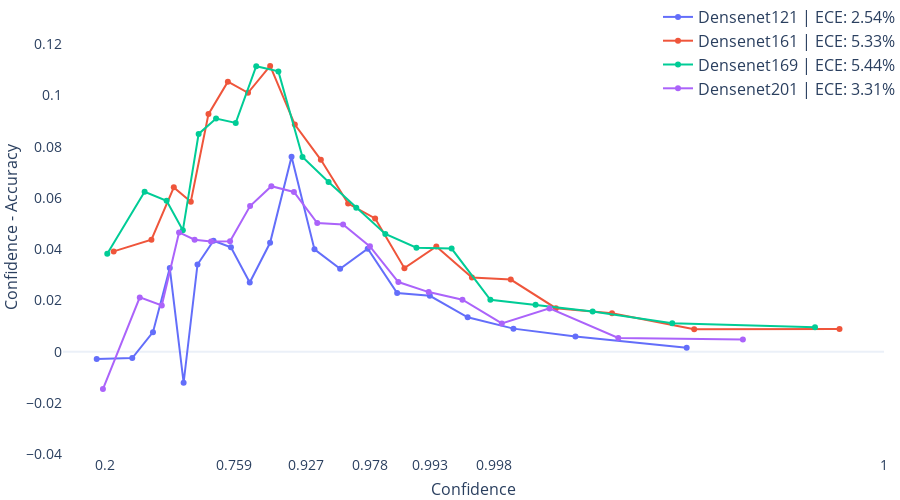

The notebook cell this image was saved under:
### Markdown cell above
### 2. Network comparison

### Code cell
prefix = "densenets_"
models = densenets
estimator = "sgd"

fig = go.Figure()
for model in models:
    try:
        data = get_data(model, "imagenet", estimator if estimator != "sgd" else "kfac", "calibration")
        confs = data["bnn_confs"] if estimator != "sgd" else data["confs"]
        accs = data["bnn_accs"] if estimator != "sgd" else data["accs"]
        aces = data["bnn_aces"] if estimator != "sgd" else data["aces"]
        acc = data["bnn_acc"] if estimator != "sgd" else data["acc"]
        ece = data["bnn_ece"] if estimator != "sgd" else data["ece"]
        fig.add_trace(go.Scatter(
                        mode="markers+lines",
                        name=f"{model.capitalize()} | ECE: {100 * ece:.2f}%",
                        x=logit(confs),
                        y=aces,
                        hovertext=[f"{100 * ace:.2f}%" for ace in aces],
                        hoverinfo="text+name",
                        visible="legendonly" if model in ["inception_v3", "googlenet"] else True))
    except FileNotFoundError:
        print(f"No data for {model} and estimator {estimator}.")

grid = False
visible = True
tickvals = [0.2, 0.759, 0.927, 0.978, 0.993, 0.998, 0.999999]
fig.update_layout(
    xaxis=dict(
        constrain="domain",
        zeroline=False,
        visible=visible,
        range=logit([0.1, 0.999999]),
        tickmode="array",
        tickvals=logit(tickvals),
        ticktext=[0.2, 0.759, 0.927, 0.978, 0.993, 0.998, 1],
        showgrid=grid,
        title="Confidence",
        titlefont_size=16,
        tickfont_size=14),
    yaxis=dict(
        zerolinewidth=2,
        scaleanchor="x",
        scaleratio=50,
        visible=visible,
        showgrid=grid,
        title="Confidence - Accuracy",
        titlefont_size=16,
        tickfont_size=14),
    legend=dict(
        traceorder="normal",
        font=dict(size=16),
        xanchor="right",
        yanchor="top",
        bgcolor='rgba(0, 0, 0, 0)',
        bordercolor='rgba(0, 0, 0, 0)'),
    template="plotly_white",
    hoverlabel=dict(font_size=18),
    hovermode="x",
    height=500,
    margin=dict(r=0, l=0, b=0, t=0, pad=0))

### Figure 1 — Plotly figure (JSON) as saved in the notebook; plotly's stock layout.template omitted (floating-point values rounded to 4 significant figures)
{"data": [{"hoverinfo": "text+name", "hovertext": ["-0.28%", "-0.25%", "0.77%", "3.27%", "-1.21%", "3.41%", "4.33%", "4.08%", "2.70%", "4.25%", "7.61%", "4.00%", "3.24%", "4.02%", "2.29%", "2.18%", "1.35%", "0.90%", "0.60%", "0.16%"], "mode": "markers+lines", "name": "Densenet121 | ECE: 2.54%", "type": "scatter", "visible": true, "x": [-1.54, -0.8464, -0.4424, -0.1144, 0.1554, 0.426, 0.7384, 1.078, 1.445, 1.842, 2.26, 2.708, 3.208, 3.746, 4.32, 4.958, 5.696, 6.589, 7.797, 9.967], "y": [-0.002812, -0.002459, 0.007671, 0.03267, -0.01207, 0.03406, 0.04334, 0.04076, 0.027, 0.04251, 0.07609, 0.03996, 0.03239, 0.04019, 0.0229, 0.02184, 0.01346, 0.009034, 0.005994, 0.001606]}, {"hoverinfo": "text+name", "hovertext": ["3.92%", "4.37%", "6.41%", "5.86%", "9.27%", "10.54%", "10.10%", "11.15%", "8.86%", "7.49%", "5.78%", "5.20%", "3.26%", "4.11%", "2.89%", "2.82%", "1.70%", "1.50%", "0.88%", "0.89%"], "mode": "markers+lines", "name": "Densenet161 | ECE: 5.33%", "type": "scatter", "visible": true, "x": [-1.209, -0.4726, -0.03645, 0.2956, 0.64, 1.018, 1.411, 1.843, 2.324, 2.832, 3.364, 3.891, 4.462, 5.084, 5.779, 6.536, 7.415, 8.511, 10.11, 12.95], "y": [0.03916, 0.04373, 0.06415, 0.05857, 0.09271, 0.1054, 0.101, 0.1115, 0.08862, 0.0749, 0.05782, 0.05203, 0.03262, 0.04108, 0.02894, 0.02818, 0.01701, 0.01501, 0.008767, 0.008861]}, {"hoverinfo": "text+name", "hovertext": ["3.83%", "6.24%", "5.89%", "4.74%", "8.50%", "9.10%", "8.93%", "11.14%", "10.94%", "7.60%", "6.63%", "5.62%", "4.60%", "4.06%", "4.03%", "2.03%", "1.83%", "1.57%", "1.11%", "0.96%"], "mode": "markers+lines", "name": "Densenet169 | ECE: 5.44%", "type": "scatter", "visible": true, "x": [-1.334, -0.6056, -0.1764, 0.1401, 0.4483, 0.7884, 1.172, 1.571, 2.004, 2.474, 2.982, 3.523, 4.09, 4.696, 5.382, 6.138, 7.02, 8.133, 9.685, 12.47], "y": [0.03827, 0.06244, 0.0589, 0.04739, 0.08501, 0.09102, 0.08929, 0.1114, 0.1094, 0.07603, 0.06626, 0.0562, 0.04598, 0.04059, 0.04026, 0.02026, 0.01832, 0.01572, 0.01115, 0.009612]}, {"hoverinfo": "text+name", "hovertext": ["-1.45%", "2.12%", "1.81%", "4.66%", "4.37%", "4.30%", "4.31%", "5.69%", "6.46%", "6.24%", "5.03%", "4.97%", "4.11%", "2.72%", "2.33%", "2.03%", "1.11%", "1.69%", "0.54%", "0.48%"], "mode": "markers+lines", "name": "Densenet201 | ECE: 3.31%", "type": "scatter", "visible": true, "x": [-1.418, -0.6997, -0.2704, 0.06622, 0.3696, 0.6899, 1.061, 1.452, 1.866, 2.307, 2.762, 3.265, 3.789, 4.344, 4.935, 5.593, 6.362, 7.292, 8.633, 11.06], "y": [-0.01454, 0.02123, 0.01808, 0.04657, 0.04372, 0.04304, 0.0431, 0.05687, 0.06459, 0.06236, 0.05025, 0.04969, 0.04113, 0.02721, 0.02329, 0.02031, 0.01109, 0.01693, 0.005426, 0.004792]}], "layout": {"height": 500, "hoverlabel": {"font": {"size": 18}}, "hovermode": "x", "legend": {"bgcolor": "rgba(0, 0, 0, 0)", "bordercolor": "rgba(0, 0, 0, 0)", "font": {"size": 16}, "traceorder": "normal", "xanchor": "right", "yanchor": "top"}, "margin": {"b": 0, "l": 0, "pad": 0, "r": 0, "t": 0}, "xaxis": {"constrain": "domain", "range": [-2.197, 13.82], "showgrid": false, "tickfont": {"size": 14}, "tickmode": "array", "ticktext": [0.2, 0.759, 0.927, 0.978, 0.993, 0.998, 1], "tickvals": [-1.386, 1.147, 2.541, 3.794, 4.955, 6.213, 13.82], "title": {"font": {"size": 16}, "text": "Confidence"}, "visible": true, "zeroline": false}, "yaxis": {"scaleanchor": "x", "scaleratio": 50, "showgrid": false, "tickfont": {"size": 14}, "title": {"font": {"size": 16}, "text": "Confidence - Accuracy"}, "visible": true, "zerolinewidth": 2}}}
